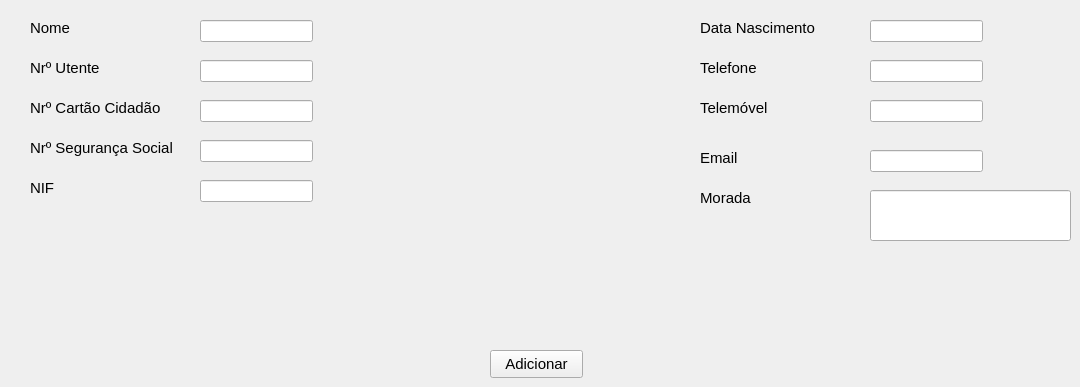
      <widget class="QWidget" name="tab_5">
       <attribute name="title">
        <string>Adicionar Utente</string>
       </attribute>
       <widget class="QLineEdit" name="addPatientNr">
        <property name="geometry">
         <rect>
          <x>200</x>
          <y>60</y>
          <width>113</width>
          <height>22</height>
         </rect>
        </property>
       </widget>
       <widget class="QPushButton" name="addPatient">
        <property name="geometry">
         <rect>
          <x>490</x>
          <y>350</y>
          <width>93</width>
          <height>28</height>
         </rect>
        </property>
        <property name="font">
         <font>
          <pointsize>11</pointsize>
         </font>
        </property>
        <property name="text">
         <string>Adicionar</string>
        </property>
       </widget>
       <widget class="QLabel" name="label_4">
        <property name="geometry">
         <rect>
          <x>30</x>
          <y>60</y>
          <width>161</width>
          <height>16</height>
         </rect>
        </property>
        <property name="font">
         <font>
          <pointsize>11</pointsize>
         </font>
        </property>
        <property name="text">
         <string>Nrº Utente</string>
        </property>
       </widget>
       <widget class="QLineEdit" name="addPatientIDNr">
        <property name="geometry">
         <rect>
          <x>200</x>
          <y>100</y>
          <width>113</width>
          <height>22</height>
         </rect>
        </property>
        <property name="text">
         <string/>
        </property>
       </widget>
       <widget class="QLabel" name="label_5">
        <property name="geometry">
         <rect>
          <x>30</x>
          <y>100</y>
          <width>161</width>
          <height>16</height>
         </rect>
        </property>
        <property name="font">
         <font>
          <pointsize>11</pointsize>
         </font>
        </property>
        <property name="text">
         <string>Nrº Cartão Cidadão</string>
        </property>
       </widget>
       <widget class="QLineEdit" name="addPatientSocialNr">
        <property name="geometry">
         <rect>
          <x>200</x>
          <y>140</y>
          <width>113</width>
          <height>22</height>
         </rect>
        </property>
       </widget>
       <widget class="QLineEdit" name="addPatientDate">
        <property name="geometry">
         <rect>
          <x>870</x>
          <y>20</y>
          <width>113</width>
          <height>22</height>
         </rect>
        </property>
        <property name="text">
         <string/>
        </property>
       </widget>
       <widget class="QLineEdit" name="addPatientNIF">
        <property name="geometry">
         <rect>
          <x>200</x>
          <y>180</y>
          <width>113</width>
          <height>22</height>
         </rect>
        </property>
       </widget>
       <widget class="QLabel" name="label_8">
        <property name="geometry">
         <rect>
          <x>30</x>
          <y>140</y>
          <width>171</width>
          <height>16</height>
         </rect>
        </property>
        <property name="font">
         <font>
          <pointsize>11</pointsize>
         </font>
        </property>
        <property name="text">
         <string>Nrº Segurança Social</string>
        </property>
       </widget>
       <widget class="QLabel" name="label_6">
        <property name="geometry">
         <rect>
          <x>30</x>
          <y>180</y>
          <width>171</width>
          <height>16</height>
         </rect>
        </property>
        <property name="font">
         <font>
          <pointsize>11</pointsize>
         </font>
        </property>
        <property name="text">
         <string>NIF</string>
        </property>
       </widget>
       <widget class="QLabel" name="label_7">
        <property name="geometry">
         <rect>
          <x>700</x>
          <y>20</y>
          <width>161</width>
          <height>16</height>
         </rect>
        </property>
        <property name="font">
         <font>
          <pointsize>11</pointsize>
         </font>
        </property>
        <property name="text">
         <string>Data Nascimento</string>
        </property>
       </widget>
       <widget class="QLabel" name="label_22">
        <property name="geometry">
         <rect>
          <x>700</x>
          <y>150</y>
          <width>161</width>
          <height>16</height>
         </rect>
        </property>
        <property name="font">
         <font>
          <pointsize>11</pointsize>
         </font>
        </property>
        <property name="text">
         <string>Email</string>
        </property>
       </widget>
       <widget class="QLineEdit" name="addPatientAddress">
        <property name="geometry">
         <rect>
          <x>870</x>
          <y>190</y>
          <width>201</width>
          <height>51</height>
         </rect>
        </property>
        <property name="text">
         <string/>
        </property>
       </widget>
       <widget class="QLabel" name="label_24">
        <property name="geometry">
         <rect>
          <x>700</x>
          <y>60</y>
          <width>81</width>
          <height>16</height>
         </rect>
        </property>
        <property name="font">
         <font>
          <pointsize>11</pointsize>
         </font>
        </property>
        <property name="text">
         <string>Telefone</string>
        </property>
       </widget>
       <widget class="QLineEdit" name="addPatientPhoneNr">
        <property name="geometry">
         <rect>
          <x>870</x>
          <y>60</y>
          <width>113</width>
          <height>22</height>
         </rect>
        </property>
       </widget>
       <widget class="QLabel" name="label_26">
        <property name="geometry">
         <rect>
          <x>700</x>
          <y>190</y>
          <width>161</width>
          <height>16</height>
         </rect>
        </property>
        <property name="font">
         <font>
          <pointsize>11</pointsize>
         </font>
        </property>
        <property name="text">
         <string>Morada</string>
        </property>
       </widget>
       <widget class="QLineEdit" name="addPatientEmail">
        <property name="geometry">
         <rect>
          <x>870</x>
          <y>150</y>
          <width>113</width>
          <height>22</height>
         </rect>
        </property>
       </widget>
       <widget class="QLabel" name="label_3">
        <property name="geometry">
         <rect>
          <x>30</x>
          <y>20</y>
          <width>81</width>
          <height>16</height>
         </rect>
        </property>
        <property name="font">
         <font>
          <pointsize>11</pointsize>
         </font>
        </property>
        <property name="text">
         <string>Nome</string>
        </property>
       </widget>
       <widget class="QLineEdit" name="addPatientName">
        <property name="geometry">
         <rect>
          <x>200</x>
          <y>20</y>
          <width>113</width>
          <height>22</height>
         </rect>
        </property>
       </widget>
       <widget class="QLabel" name="label_30">
        <property name="geometry">
         <rect>
          <x>700</x>
          <y>100</y>
          <width>81</width>
          <height>16</height>
         </rect>
        </property>
        <property name="font">
         <font>
          <pointsize>11</pointsize>
         </font>
        </property>
        <property name="text">
         <string>Telemóvel</string>
        </property>
       </widget>
       <widget class="QLineEdit" name="addPatientMobileNr">
        <property name="geometry">
         <rect>
          <x>870</x>
          <y>100</y>
          <width>113</width>
          <height>22</height>
         </rect>
        </property>
       </widget>
      </widget>
